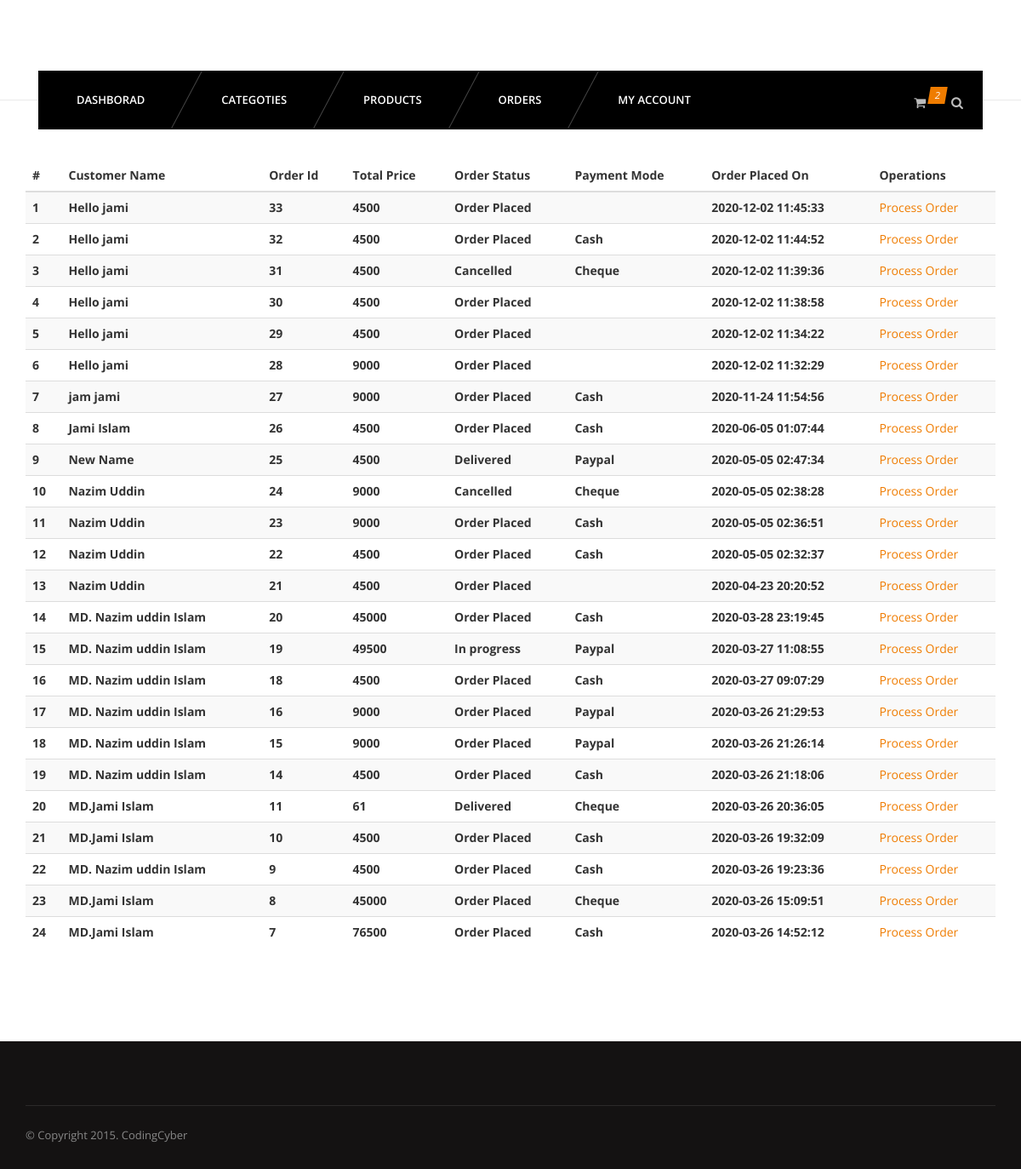
Screenshot of /admin/orders.php (signed in) with the database file from the repository.
### tables this page shows
CREATE TABLE IF NOT EXISTS `ordres` (
  `id` int(11) NOT NULL AUTO_INCREMENT,
  `uid` int(11) NOT NULL,
  `totalprice` varchar(255) NOT NULL,
  `orderstatus` varchar(255) NOT NULL,
  `paymentmode` varchar(255) NOT NULL,
  `timestamp` datetime NOT NULL DEFAULT CURRENT_TIMESTAMP,
  PRIMARY KEY (`id`)
);

CREATE TABLE IF NOT EXISTS `usersmeta` (
  `id` int(11) NOT NULL AUTO_INCREMENT,
  `uid` int(11) NOT NULL,
  `country` varchar(255) NOT NULL,
  `firstname` varchar(255) NOT NULL,
  `lastname` varchar(255) NOT NULL,
  `company` varchar(255) NOT NULL,
  `address1` varchar(255) NOT NULL,
  `address2` varchar(255) NOT NULL,
  `city` varchar(255) NOT NULL,
  `state` varchar(255) NOT NULL,
  `zip` varchar(255) NOT NULL,
  `mobaile` varchar(255) NOT NULL,
  `payment` varchar(255) NOT NULL,
  PRIMARY KEY (`id`),
  UNIQUE KEY `uid` (`uid`)
);

### admin/orders.php (the view, shortened to what this page needs)
<?php
require_once("../config/connect.php");
?>
<?php require_once("inc/header.php"); ?>
<?php require_once("inc/nav.php"); ?>
	<section id="content">
		<div class="content-blog">
			<div class="container">
				<div class="row">
					<table class="table table-striped table-hover ">
						<thead>
							<tr>
								<th>#</th>
								<th>Customer Name</th>
								<th>Order Id</th>
								<th>Total Price</th>
								<th>Order Status</th>
								<th>Payment Mode</th>
								<th>Order Placed On</th>
								<th>Operations</th>
							</tr>
						</thead>
						<tbody>
						<?php
							$sql="SELECT o.id,o.totalprice,o.orderstatus,o.paymentmode,o.timestamp,u.firstname,u.lastname FROM ordres o JOIN usersmeta u WHERE o.uid=u.uid ORDER BY O.id DESC ";
							$result=mysqli_query($con,$sql);
							$i=0;
							while($data=mysqli_fetch_array($result)){
									$i++;?>
							<tr>
								<th><?php echo $i;?></th>
								<th>
									<?php echo $data['firstname']." ".$data['lastname']; ?>
								</th>
								<th> <?php echo $data['id'];  ?></th>
								<th> <?php echo $data['totalprice'];  ?></th>
								<th> <?php echo $data['orderstatus']; ?></th>
								<th> <?php echo $data['paymentmode']; ?></th>
								<th> <?php echo $data['timestamp'];   ?></th>
								<td>
									<a href="order-process.php?id=<?php echo $data['id']; ?>">Process Order</a>
								</td>
							</tr>
							<?php } ?>
						</tbody>
					</table>
				</div>
			</div>
		</div>
	</section>
	<div class="clearfix space70"></div>
	<?php require_once("inc/footer.php"); ?>

### css/light.css (style rules this page uses)
body { background-color:#fff; }

### rows the page displays
ordres: usersmeta.firstname "Hello", usersmeta.lastname "jami", id "33", totalprice "4500", orderstatus "Order Placed", timestamp "2020-12-02 11:45:33"
ordres: usersmeta.firstname "Hello", usersmeta.lastname "jami", id "32", totalprice "4500", orderstatus "Order Placed", paymentmode "Cash", timestamp "2020-12-02 11:44:52"
ordres: usersmeta.firstname "Hello", usersmeta.lastname "jami", id "31", totalprice "4500", orderstatus "Cancelled", paymentmode "Cheque", timestamp "2020-12-02 11:39:36"
ordres: usersmeta.firstname "Hello", usersmeta.lastname "jami", id "30", totalprice "4500", orderstatus "Order Placed", timestamp "2020-12-02 11:38:58"
ordres: usersmeta.firstname "Hello", usersmeta.lastname "jami", id "29", totalprice "4500", orderstatus "Order Placed", timestamp "2020-12-02 11:34:22"
ordres: usersmeta.firstname "Hello", usersmeta.lastname "jami", id "28", totalprice "9000", orderstatus "Order Placed", timestamp "2020-12-02 11:32:29"
ordres: usersmeta.firstname "jam", usersmeta.lastname "jami", id "27", totalprice "9000", orderstatus "Order Placed", paymentmode "Cash", timestamp "2020-11-24 11:54:56"
ordres: usersmeta.firstname "Jami", usersmeta.lastname "Islam", id "26", totalprice "4500", orderstatus "Order Placed", paymentmode "Cash", timestamp "2020-06-05 01:07:44"
ordres: usersmeta.firstname "New", usersmeta.lastname "Name", id "25", totalprice "4500", orderstatus "Delivered", paymentmode "Paypal", timestamp "2020-05-05 02:47:34"
ordres: usersmeta.firstname "Nazim", usersmeta.lastname "Uddin", id "24", totalprice "9000", orderstatus "Cancelled", paymentmode "Cheque", timestamp "2020-05-05 02:38:28"
ordres: usersmeta.firstname "Nazim", usersmeta.lastname "Uddin", id "23", totalprice "9000", orderstatus "Order Placed", paymentmode "Cash", timestamp "2020-05-05 02:36:51"
ordres: usersmeta.firstname "Nazim", usersmeta.lastname "Uddin", id "22", totalprice "4500", orderstatus "Order Placed", paymentmode "Cash", timestamp "2020-05-05 02:32:37"
ordres: usersmeta.firstname "Nazim", usersmeta.lastname "Uddin", id "21", totalprice "4500", orderstatus "Order Placed", timestamp "2020-04-23 20:20:52"
ordres: usersmeta.firstname "MD. Nazim uddin", usersmeta.lastname "Islam", id "20", totalprice "45000", orderstatus "Order Placed", paymentmode "Cash", timestamp "2020-03-28 23:19:45"
ordres: usersmeta.firstname "MD. Nazim uddin", usersmeta.lastname "Islam", id "19", totalprice "49500", orderstatus "In progress", paymentmode "Paypal", timestamp "2020-03-27 11:08:55"
ordres: usersmeta.firstname "MD. Nazim uddin", usersmeta.lastname "Islam", id "18", totalprice "4500", orderstatus "Order Placed", paymentmode "Cash", timestamp "2020-03-27 09:07:29"
ordres: usersmeta.firstname "MD. Nazim uddin", usersmeta.lastname "Islam", id "16", totalprice "9000", orderstatus "Order Placed", paymentmode "Paypal", timestamp "2020-03-26 21:29:53"
ordres: usersmeta.firstname "MD. Nazim uddin", usersmeta.lastname "Islam", id "15", totalprice "9000", orderstatus "Order Placed", paymentmode "Paypal", timestamp "2020-03-26 21:26:14"
ordres: usersmeta.firstname "MD. Nazim uddin", usersmeta.lastname "Islam", id "14", totalprice "4500", orderstatus "Order Placed", paymentmode "Cash", timestamp "2020-03-26 21:18:06"
ordres: usersmeta.firstname "MD.Jami", usersmeta.lastname "Islam", id "11", totalprice "61", orderstatus "Delivered", paymentmode "Cheque", timestamp "2020-03-26 20:36:05"
ordres: usersmeta.firstname "MD.Jami", usersmeta.lastname "Islam", id "10", totalprice "4500", orderstatus "Order Placed", paymentmode "Cash", timestamp "2020-03-26 19:32:09"
ordres: usersmeta.firstname "MD. Nazim uddin", usersmeta.lastname "Islam", id "9", totalprice "4500", orderstatus "Order Placed", paymentmode "Cash", timestamp "2020-03-26 19:23:36"
ordres: usersmeta.firstname "MD.Jami", usersmeta.lastname "Islam", id "8", totalprice "45000", orderstatus "Order Placed", paymentmode "Cheque", timestamp "2020-03-26 15:09:51"
ordres: usersmeta.firstname "MD.Jami", usersmeta.lastname "Islam", id "7", totalprice "76500", orderstatus "Order Placed", paymentmode "Cash", timestamp "2020-03-26 14:52:12"
